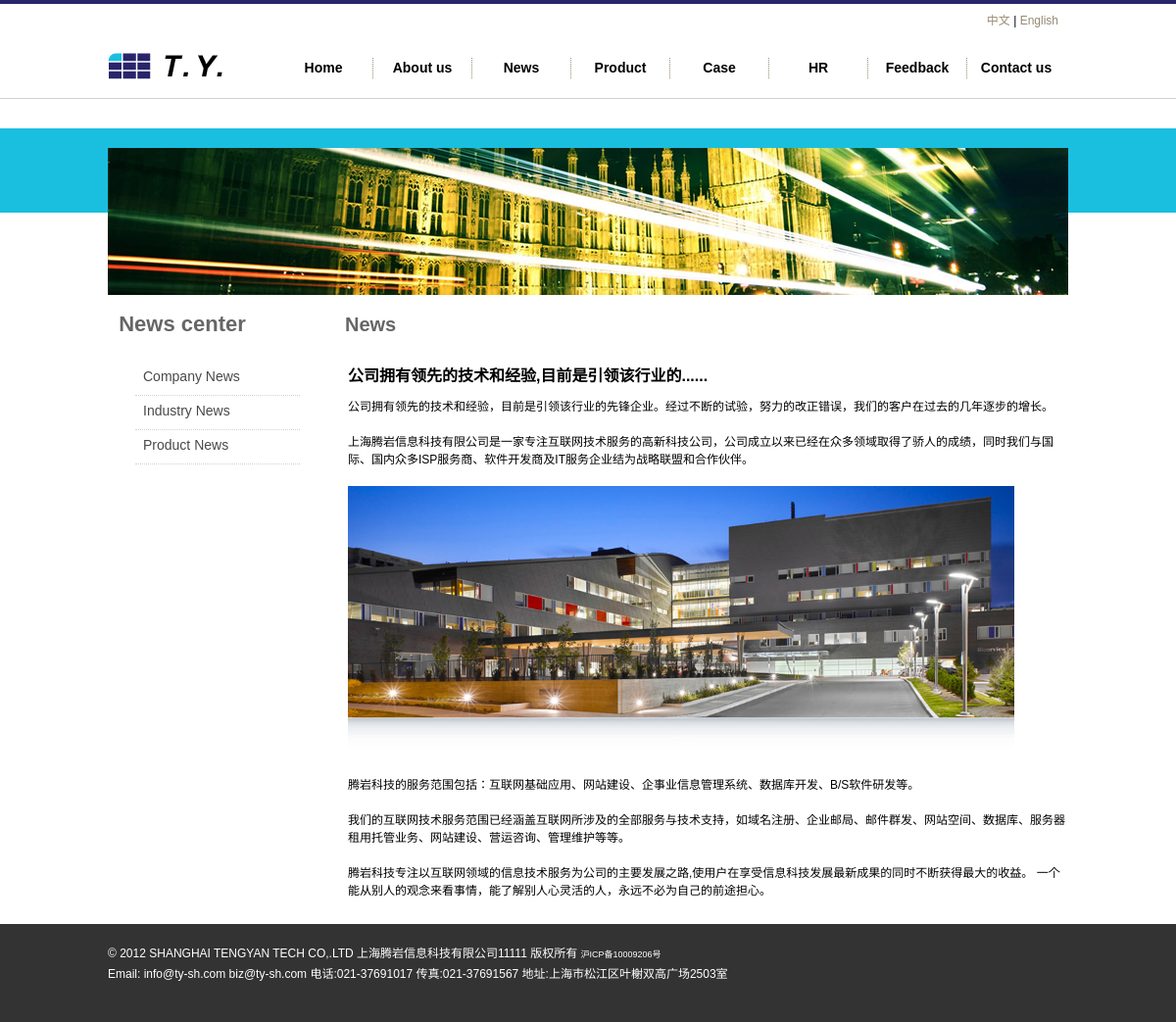
Page /en/news/newspage.php?newsid=17 on the committed database.
### tables this page shows
CREATE TABLE `layoutpic` (
  `id_layoutpic` int(11) NOT NULL auto_increment,
  `id_layout` int(11) NOT NULL,
  `id_hr` int(11) NOT NULL,
  `title` varchar(250) NOT NULL,
  `intro` text NOT NULL,
  `url` varchar(250) NOT NULL,
  `opicname` varchar(250) NOT NULL,
  `spicname` varchar(250) NOT NULL,
  `dele` int(1) NOT NULL default '1',
  `type` varchar(3) NOT NULL,
  `indate` datetime NOT NULL,
  `modate` datetime NOT NULL,
  `deldate` datetime NOT NULL,
  `browsecount` int(11) NOT NULL,
  PRIMARY KEY  (`id_layoutpic`)
);

CREATE TABLE `newsdir` (
  `id_newsdir` int(11) NOT NULL auto_increment,
  `lang` int(1) NOT NULL default '1',
  `name` varchar(25) NOT NULL,
  `intro` text NOT NULL,
  `dele` int(1) NOT NULL default '1',
  `fatherid` int(11) NOT NULL,
  `level` int(1) NOT NULL,
  `ordernum` int(11) NOT NULL,
  PRIMARY KEY  (`id_newsdir`)
);

CREATE TABLE `newsinfo` (
  `id_newsinfo` int(11) NOT NULL auto_increment,
  `id_newsdir` int(11) NOT NULL,
  `id_hr` int(11) NOT NULL,
  `lang` int(1) NOT NULL default '1',
  `title` varchar(250) NOT NULL,
  `intro` text NOT NULL,
  `content` longtext NOT NULL,
  `tag` text NOT NULL,
  `dele` int(1) NOT NULL default '1',
  `isnew` int(1) NOT NULL default '1',
  `url` varchar(255) NOT NULL,
  `newsdate` date NOT NULL,
  `indate` datetime NOT NULL,
  `modate` datetime NOT NULL,
  `deldate` datetime NOT NULL,
  `browsecount` int(11) NOT NULL,
  `ordernum` int(11) NOT NULL,
  PRIMARY KEY  (`id_newsinfo`)
);

CREATE TABLE `layout` (
  `id_layout` int(11) NOT NULL auto_increment,
  `lang` int(1) NOT NULL default '1',
  `title` varchar(250) NOT NULL,
  `url` text NOT NULL,
  `intro` text NOT NULL,
  `content` text NOT NULL,
  `openstat` int(1) NOT NULL default '1',
  `ordernum` int(11) NOT NULL,
  PRIMARY KEY  (`id_layout`)
);

### www/inc/config.php (called while the page is built, shortened)
<?php
require_once("mysql.class.php");
$db_hostname="localhost";
$db_username="root";
$db_password="123456";
$db_database="demo-l1";
?>

### www/inc/function.class.php (called while the page is built, shortened)
<?php
$objDB=new mysql($db_hostname,$db_username,$db_password,$db_database);
$strSQL = "select iscopy,otherheader,title,keywords,description,icp,mapcode,statistics from siteset where id_siteset=1" ;
$objDB->Execute($strSQL);
function getcurrentfilename(){
return end(explode('/',$_SERVER["PHP_SELF"]));
}
function getnewsdir2($fatherid){
global	 $objDB;
$strSQL="SELECT id_newsdir,name,intro FROM newsdir WHERE level='2' and dele='1' and fatherid='".$fatherid."' order by ordernum asc";
$objDB->Execute($strSQL);
$getnewsdir2=$objDB->GetRows();
return $getnewsdir2;
}
function getlayoutinfo($lid,$tableField){
global	 $objDB;
$strSQL = "select $tableField from layout where id_layout='".$lid."'" ;
$objDB->Execute($strSQL);
$getlayoutinfo=$objDB->fields();
return $getlayoutinfo;
}
function getlayoutpic($lid,$postion){
global	 $objDB;
$strSQL = "select opicname as pic from layoutpic  where id_layout ='".$lid."' order by  id_layoutpic asc limit $postion,1" ;
$objDB->Execute($strSQL);
$arronepic=$objDB->fields();
return $arronepic[pic];
}
?>

### www/inc/en_header_core.php (called while the page is built, shortened)
<?php
$getnewsdir2=getnewsdir2(8);
?>

### www/inc/en_newspage_core.php (called while the page is built)
<?php
require "../../inc/config.php";
require "../../inc/function.class.php";
require "../../inc/en_header_core.php";
$strSQL = "select * from newsinfo where id_newsinfo='".$_GET[newsid]."'  " ;
$objDB->Execute($strSQL);
$onenews=$objDB->fields();
?>

### www/en/news/newspage.php (the view, shortened to what this page needs)
<?php
require "../../inc/en_newspage_core.php";
?>
<!DOCTYPE html PUBLIC "-//W3C//DTD XHTML 1.0 Transitional//EN" "http://www.w3.org/TR/xhtml1/DTD/xhtml1-transitional.dtd">
<html xmlns="http://www.w3.org/1999/xhtml">
<head>
<link href="../../inc/css/css1.css" rel="stylesheet" type="text/css">
</head>
<body>
<? require "../header.php"; ?>
<div id="about_banner">
<div id="about_box"><img src="../../inc/pics/about_banner.jpg" /></div>
</div>
<div id="news_contbox">
<div id="about_top">
<div id="about_toptitle">News center</div>
<div id="about_topintro">News</div>
</div>
<div id="about_left">
<ul>
<? for($i=0;$i<sizeof($getnewsdir2);$i++){?>
<li><a href="/en/news/news.php?ndir=<?=$getnewsdir2[$i][id_newsdir];?>" <? if($_GET[ndir]==$getnewsdir2[$i][id_newsdir]){echo 'class="curr"';}?>><?=$getnewsdir2[$i][name];?></a></li>
<? }?>
</ul>
</div>
<div id="news_right">
<div class="newspicbox">
<h2 class="posttitle"><?=$onenews[title];?></h2>
<?=$onenews[content];?>
</div>
<div id="nvai"> <?php if(substr(trim($strNavigate),-46)!='#494949"><strong>1</strong></font>&nbsp;&nbsp;'){echo $strNavigate;}?></div>
</div>
</div>
<? require "../footer.php"; ?>
</body>
</html>

### www/en/header.php (shortened to what this page needs)
<div id="header_box">
<div id="header" >
<div id="header_logo"><a href="/"><img src="/upload/layout/<?=getlayoutpic(1,0)?>" width="132" height="27" /></a></div>
<div id="header_menubox">
<div id="header_language"><a href="/">中文</a> | <a href="/en/">English</a></div>
<div id="header_menu" style="position: relative">
<ul  id="menu">
<li><a href="/en/" id="n1"  <? if(getcurrentfilename()=='index.php'){echo ' class="curr"';}?>>Home</a></li>
<li><a href="/en/about/about.php?pageid=8" id="n2"  <? if(getcurrentfilename()=='about.php'){echo ' class="curr"';}?>>About us</a></li>
<li><a href="/en/news/news.php" id="n3"  <? if(getcurrentfilename()=='news.php'){echo ' class="curr"';}?>>News</a></li>
<li><a href="/en/product/product.php?id1=7" id="n4"  <? if(getcurrentfilename()=='product.php'){echo ' class="curr"';}?>>Product</a></li>
<li><a href="/en/case/case.php" id="n5"  <? if(getcurrentfilename()=='case.php'){echo ' class="curr"';}?>>Case</a></li>
<li><a href="/en/about/hr.php?pageid=13" id="n6"  <? if(getcurrentfilename()=='hr.php'){echo ' class="curr"';}?>>HR</a></li>
<li><a href="javascript:void(0)"  onclick="needsendmail2();" id="n7"  >Feedback</a></li>
<li style="border-right: none;"><a href="/en/about/contact.php?pageid=14" id="n8"  <? if(getcurrentfilename()=='contact.php'){echo ' class="curr"';}?>>Contact us</a></li>
</ul>
</div>
</div>
</div>
</div>

### www/en/footer.php (shortened to what this page needs)
<div id="footer">
<div id="footer_info">
<p>
<?
$footertext=getlayoutinfo(8,'content');
echo $footertext[content];
?>
</p>
</div>
</div>

### www/inc/css/css1.css (style rules this page uses)
html,body,div,img,h1,h2,h3,h4,h5,h6,ul,p,blockquote,form,fieldset,table,th,td,fieldset,legend { margin:0;padding:0;border:0; }
html { overflow-y:scroll; }
body { font-size:87.5%; }
a { outline:none; border-style: none; -moz-outline-style: none; }
p,ul,ol { margin-bottom:15px; }
li { margin-left:20px; }
a { color: #183F72; text-decoration: underline; }
body { font-family: Arial, Helvetica, sans-serif; text-align:left; font-size: 9pt; background-color:#fff; line-height: 1.5em; }
h2 { color: #000000; font-size: 16px; font-weight: bold; font-family: Arial; margin: 0 0 10px 0; padding: 0; line-height: 1.5em; }
#header_box { width: 100%;height:96px;border-top: 4px #28256B solid;border-bottom:1px #D0D0D0 solid; }
#header { width: 980px;height:96px;margin: 0 auto; }
#header_logo { float:left;width: 137px;height:30px; margin-top:50px; }
#header_menubox { float:right;width:840px; height:96px; }
#header_language { float:right; margin-right:10px;width:300px; height:30px; text-align:right; line-height:35px; }
#header_language a { font-size: 9pt; color: #978973; text-decoration: none; font-weight: normal; }
#header_menu { float:right; margin-top:25px;width:810px; height:21px; }
#menu { font-size:14px; }
#menu, #menu li { list-style:none; padding:0; margin:0; border-right:1px dotted #978973; }
#menu li { float:left; width:100px; height:21px; }
#menu li a { display:block; width:80px; margin-left:10px; height:21px; line-height:20px; text-align:center;color:#000; text-decoration:none;font-size:14px; font-weight: bold }
#footer { width: 100%;height:100px;background-color: #333333; color:#FFFFFF }
#footer_info { width: 980px;height:100px;margin: 0 auto; }
#footer p { float:left; margin-top:20px;line-height:20px; }
#footer a { font-size: 9px; color: #FFFFFF; text-decoration: none; font-weight: normal; }
#about_banner { margin-top:30px;width: 100%;height:86px;background-color: #1ABFDF; }
#about_box { position: relative; padding-top:25px; width: 980px;height:100px;margin: 0 auto; }
#about_box img { position: absolute; left:0px;top:20px; }
#about_top { float:left;width: 980px;height:50px; }
#about_toptitle { float:left; margin-top:20px;width: 152px;height:70px; font-size: 22px;color: #666666; font-weight: bold; text-align:center; }
#about_topintro { float:left; margin-top:20px; margin-left:90px; width: 500px;height:30px;font-size: 20px;color: #666666; font-weight: bold; }
#about_left { float:left; width: 210px;height:300px; }
#about_left ul { list-style: none; }
#about_left li { float:left; margin-top:15px; width:152px;height:20px; }
#about_left li a { padding:8px; display:block;margin-left:8px;font-size: 14px;color: #494949; text-decoration: none; font-weight: normal;width:152px;height:20px;border-bottom:1px #D0D0D0 dotted; }
#news_contbox { width: 980px;height:auto!important;min-height:550px;height:550px;margin: 0 auto; margin-top:85px; }
#news_right { float: right;width: 765px;height:auto!important;min-height:450px;height:450px; }
.newspicbox { float:left; margin-left:30px; margin-top:20px; width:735px;height:auto!important;min-height:450px;height:450px; }
#nvai { float:left;width:100%; height:25px; text-align:right }

### rows in the picture
layoutpic: opicname (picture)
newsdir: name "Company News"
newsdir: name "Industry News"
newsdir: name "Product News"
newsinfo: title "公司拥有领先的技术和经验,目前是引领该行业的......", content "公司拥有领先的技术和经验，目前是引领该行业的先锋企业。经过不断的试验，努力的改正错误，我们的客户在过去的几年逐步的增长。 上海腾岩信息科技有限公司是一家专注互联网技术服务的高新科技公司，公司成立以来已经在众多领域取得了骄人的成绩，同时我们与国际、国内众多ISP服务商、软件开发商及IT服务企业结为战略联盟和合作伙伴。 腾岩科技的服务范围包括：互联网基础应用、网站建设、企事业信息管理系统、数据库开发、B/S软件研发等。 我们的互联网技术服务范围已经涵盖互联网所涉及的全部服务与技术支持，如域名注册、企业邮局、邮件群发、网站空间、数据库、服务器租用托管业务、网站建设、营运咨询、管理维护等等。 腾岩科技专注以互联网领域的信息技术服务为公司的主要发展之路,使用户在享受信息科技发展最新成果的同时不断获得最大的收益。 一个能从别人的观念来看事情，能了解别人心灵活的人，永远不必为自己的前途担心。", content (picture)
layout: content "© 2012 SHANGHAI TENGYAN TECH CO,.LTD 上海腾岩信息科技有限公司11111 版权所有 沪ICP备10009206号 Email: info@ty-sh.com biz@ty-sh.com 电话:021-37691017 传真:021-37691567 地址:上海市松江区叶榭双高广场2503室"
